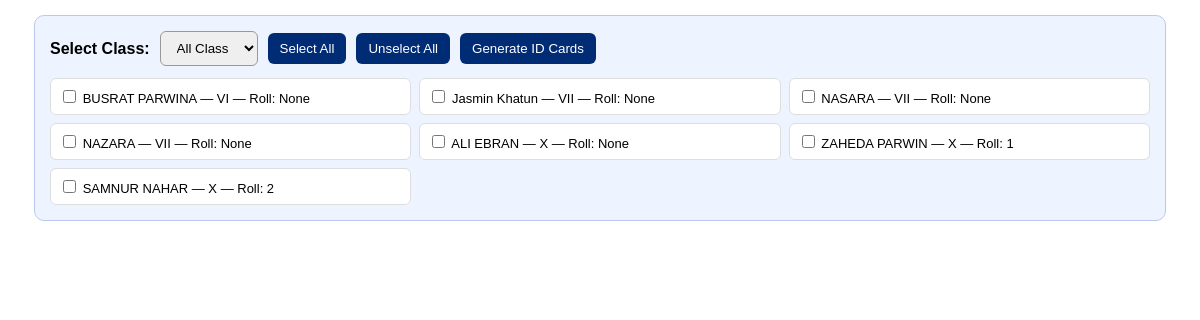
The page /students/id-cards-print/ (signed in) on the database as committed earlier.
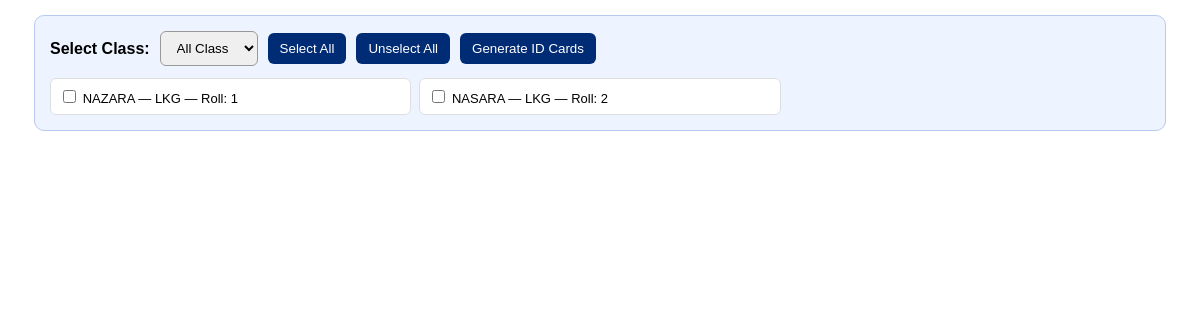
The same page on the database as committed later.
### students/models.py (models this page shows, shortened)
class Student(models.Model):
    student_id = models.CharField(max_length=20, unique=True, blank=True)
    registration_no = models.CharField(max_length=50, unique=True, blank=True)
    admission_no = models.CharField(max_length=50, blank=True, null=True)
    login_username = models.CharField(max_length=100, unique=True, blank=True, null=True)
    login_password = models.CharField(max_length=150, blank=True, null=True)
    login_enabled = models.BooleanField(default=True)
    current_session = models.ForeignKey(
        AcademicSession,
        on_delete=models.SET_NULL,
        blank=True,
        null=True,
        related_name="students"
    )
    student_name = models.CharField(max_length=150)
    class_assigned = models.ForeignKey(
        Class,
        on_delete=models.CASCADE,
        related_name="students"
    )
    roll_no = models.PositiveIntegerField(blank=True, null=True)
    section = models.CharField(max_length=20, blank=True, null=True, default='')
    admission_date = models.DateField()
    date_of_birth = models.DateField(blank=True, null=True)
    gender = models.CharField(
        max_length=20,
        choices=[
            ('Male', 'Male'),
            ('Female', 'Female'),
            ('Other', 'Other'),
        ],
        blank=True,
        null=True
    )
    religion = models.CharField(
        max_length=50,
        choices=[
            ('Islam', 'Islam'),
            ('Hindu', 'Hindu'),
            ('Christian', 'Christian'),
            ('Sikh', 'Sikh'),
            ('Buddhist', 'Buddhist'),
            ('Other', 'Other'),
        ],
        blank=True,
        null=True
    )
    village = models.CharField(max_length=150, blank=True, null=True)
    father_name = models.CharField(max_length=150, blank=True, null=True)
    mother_name = models.CharField(max_length=150, blank=True, null=True)
    guardian_name = models.CharField(max_length=150, blank=True, null=True)
    phone = models.CharField(max_length=20, blank=True, null=True)
    aadhaar_number = models.CharField(max_length=30, blank=True, null=True)
    transport_required = models.BooleanField(default=False)
    transport_details = models.CharField(max_length=255, blank=True, null=True)
    previous_school = models.CharField(max_length=255, blank=True, null=True)
    address = models.TextField(blank=True, null=True)
    photo = models.ImageField(upload_to='students/', blank=True, null=True)
    is_active = models.BooleanField(default=True)
    is_promoted = models.BooleanField(default=False)
    is_graduated = models.BooleanField(default=False)
    is_deleted = models.BooleanField(default=False)
    deleted_at = models.DateTimeField(
        null=True,
        blank=True
    )
    sibling_of = models.ForeignKey(
        'self',
        on_delete=models.SET_NULL,
        blank=True,
        null=True,
        related_name='siblings'
    )
    created_at = models.DateTimeField(auto_now_add=True)
    updated_at = models.DateTimeField(auto_now=True)
    class Meta:
        ordering = ['student_name']
        indexes = [
            models.Index(fields=['student_id']),
            models.Index(fields=['registration_no']),
            models.Index(fields=['student_name']),
            models.Index(fields=['phone']),
            models.Index(fields=['current_session']),
        ]

### academics/models.py (models this page shows, shortened)
class Class(models.Model):
    class_name = models.CharField(max_length=50, unique=True)
    class_teacher = models.ForeignKey(
        "teachers.Employee",
        on_delete=models.SET_NULL,
        null=True,
        blank=True,
        related_name="assigned_classes"
    )
    is_active = models.BooleanField(default=True)
    class Meta:
        ordering = ["class_name"]
        verbose_name = "Class"
        verbose_name_plural = "Classes"
    def __str__(self):
        return self.class_name

### students/views.py (the view, shortened to what this page needs)
@login_required
def student_id_cards_print(request):
    selected_session = get_selected_session(request)
    academic_session = get_selected_academic_session(request)
    selected_class = request.GET.get("class")
    selected_ids = request.GET.getlist("students")
    all_students = Student.objects.select_related(
        "class_assigned",
        "current_session"
    ).filter(is_active=True).order_by(
        "class_assigned",
        "roll_no",
        "student_name"
    )
    all_students = apply_session_filter(
        all_students,
        selected_session=selected_session,
        academic_session=academic_session
    )
    if selected_class and selected_class != "all":
        all_students = all_students.filter(class_assigned_id=selected_class)
    class_list = Class.objects.all().order_by("id")
    card_students = []
    return render(request, "students/id_cards_print.html", {
        "all_students": all_students,
        "class_list": class_list,
        "selected_class": selected_class,
        "selected_ids": selected_ids,
        "card_students": card_students,
        "selected_session": selected_session,
    })

### core/context_processors.py (called while the page is built)
def global_session(request):
    current_year = datetime.now().year
    sessions = []
    for y in range(current_year - 3, current_year + 4):
        sessions.append(f"{y}-{y + 1}")
    selected_session = request.session.get("selected_session")
    if not selected_session:
        selected_session = get_current_session()
    return {
        "sessions": sessions,
        "selected_session": selected_session,
    }

### students/views.py (called while the page is built)
def get_selected_session(request):
    from datetime import datetime
    selected_session = request.session.get("selected_session")
    if not selected_session:
        today = datetime.now()
        year = today.year
        if today.month >= 4:
            selected_session = f"{year}-{year + 1}"
        else:
            selected_session = f"{year - 1}-{year}"
        request.session["selected_session"] = selected_session
    return selected_session

### templates/students/id_cards_print.html (shortened to what this page needs)
{% load static %}
<!DOCTYPE html>
<html>
<head>
</head>
<body>
<div class="filter-box">
    <form method="get">
        <div class="filter-row">
            <label><b>Select Class:</b></label>
            <select name="class" onchange="this.form.submit()">
                <option value="all" {% if selected_class == "all" or not selected_class %}selected{% endif %}>
                    All Class
                </option>
            </select>
            <button type="button" onclick="selectAllStudents()">Select All</button>
            <button type="button" onclick="unselectAllStudents()">Unselect All</button>
            <button type="submit">Generate ID Cards</button>
        </div>
        <div class="student-check-list">
            {% for st in all_students %}
                <label class="student-check">
                    <input type="checkbox" name="students" value="{{ st.id }}"
                           {% if st.id|stringformat:"s" in selected_ids %}checked{% endif %}>
                    {{ st.student_name }} — {{ st.class_assigned }} — Roll: {{ st.roll_no }}
                </label>
            {% empty %}
                <p>No students found.</p>
            {% endfor %}
        </div>
    </form>
</div>
</body>
</html>

Rows that differ between the two databases and show on the page:
removed Student: student_name "BUSRAT PARWINA", class_assigned "VI", roll_no "None"
removed Student: student_name "Jasmin Khatun", class_assigned "VII", roll_no "None"
removed Student: student_name "NASARA", class_assigned "VII", roll_no "None"
removed Student: student_name "NAZARA", class_assigned "VII", roll_no "None"
removed Student: student_name "ALI EBRAN", class_assigned "X", roll_no "None"
removed Student: student_name "ZAHEDA PARWIN", class_assigned "X", roll_no "1"
removed Student: student_name "SAMNUR NAHAR", class_assigned "X", roll_no "2"
added Student: student_name "NAZARA", class_assigned "LKG", roll_no "1"
added Student: student_name "NASARA", class_assigned "LKG", roll_no "2"
